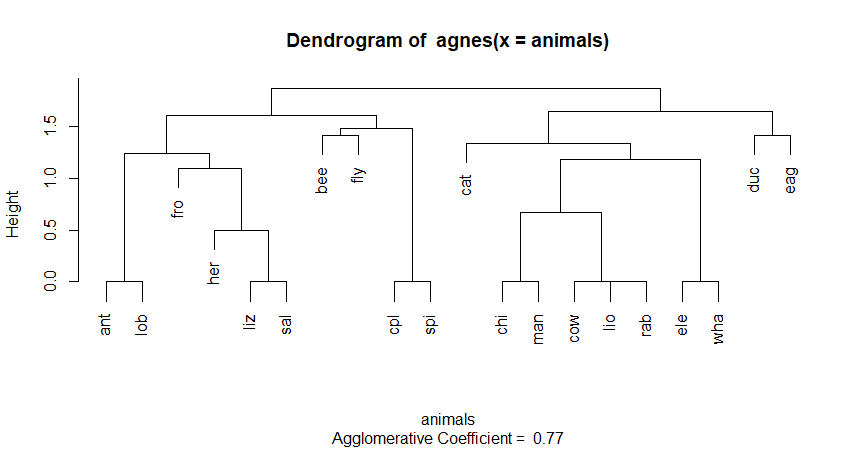

This chart was generated by the following R code:
library(cluster)
data(animals)
plot(agnes(animals))
